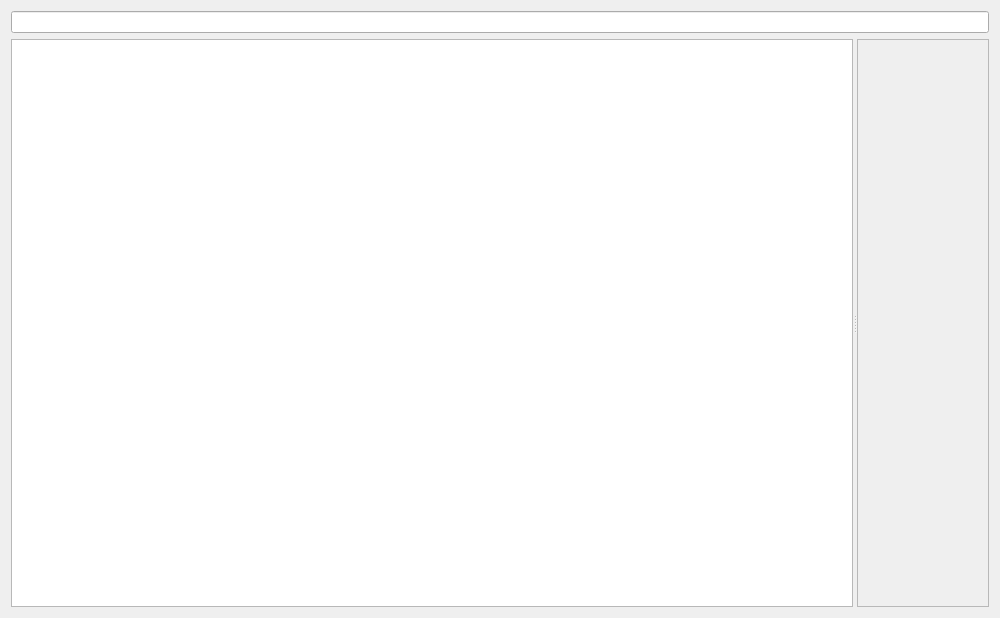
<?xml version="1.0" encoding="UTF-8"?>
<ui version="4.0">
 <class>SettingEditor</class>
 <widget class="QWidget" name="SettingEditor">
  <property name="geometry">
   <rect>
    <x>0</x>
    <y>0</y>
    <width>1000</width>
    <height>618</height>
   </rect>
  </property>
  <property name="windowTitle">
   <string>设置</string>
  </property>
  <layout class="QGridLayout" name="gridLayout">
   <item row="0" column="0">
    <widget class="SearchLineEdit" name="search_input"/>
   </item>
   <item row="1" column="0">
    <widget class="QSplitter" name="splitter">
     <property name="orientation">
      <enum>Qt::Orientation::Horizontal</enum>
     </property>
     <widget class="TreeView" name="navigation">
      <property name="editTriggers">
       <set>QAbstractItemView::EditTrigger::NoEditTriggers</set>
      </property>
      <attribute name="headerVisible">
       <bool>false</bool>
      </attribute>
     </widget>
     <widget class="ScrollArea" name="edit_area">
      <property name="widgetResizable">
       <bool>true</bool>
      </property>
      <widget class="QWidget" name="edit_area_content">
       <property name="geometry">
        <rect>
         <x>0</x>
         <y>0</y>
         <width>69</width>
         <height>572</height>
        </rect>
       </property>
       <layout class="QVBoxLayout" name="edit_layout">
        <item>
         <spacer name="compress_spacer">
          <property name="orientation">
           <enum>Qt::Orientation::Vertical</enum>
          </property>
          <property name="sizeHint" stdset="0">
           <size>
            <width>20</width>
            <height>40</height>
           </size>
          </property>
         </spacer>
        </item>
       </layout>
      </widget>
     </widget>
    </widget>
   </item>
  </layout>
 </widget>
 <customwidgets>
  <customwidget>
   <class>TreeView</class>
   <extends>QTreeView</extends>
   <header>qfluentwidgets</header>
  </customwidget>
  <customwidget>
   <class>SearchLineEdit</class>
   <extends>QLineEdit</extends>
   <header>qfluentwidgets</header>
  </customwidget>
  <customwidget>
   <class>ScrollArea</class>
   <extends>QScrollArea</extends>
   <header>qfluentwidgets</header>
   <container>1</container>
  </customwidget>
 </customwidgets>
 <resources/>
 <connections/>
</ui>
